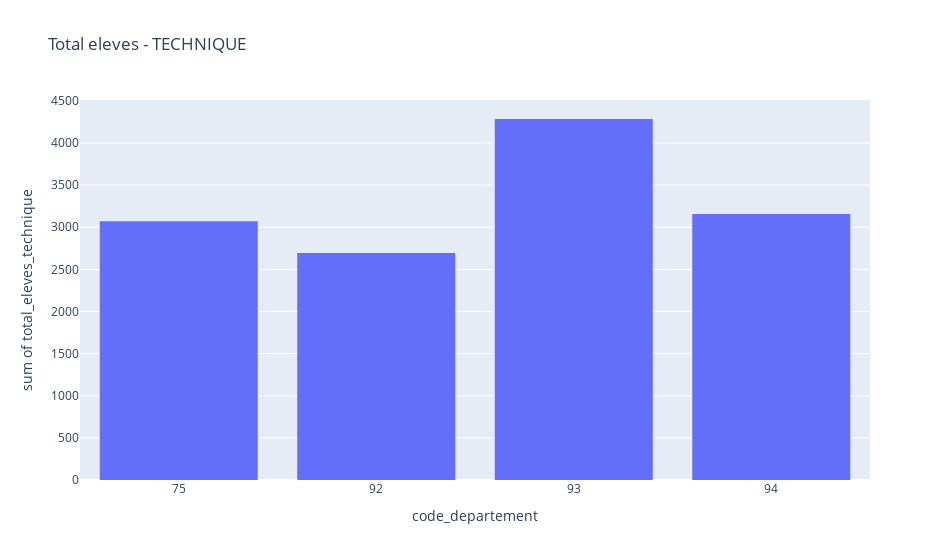

Write notebook code for a chart like this one.
### Markdown cell above
## 1.2 Nombre d'élève par département

### Code cell
fig = px.histogram(df1_bac[df1_bac['Annee']==2020].groupby(['Annee','code_departement'])['total_eleves_technique'].sum().reset_index(), x='code_departement',y="total_eleves_technique", title='Total eleves - TECHNIQUE', width=950, height=560)
fig.update_layout(legend =dict(font = dict(family = "Courier", size = 10, color = "black")),
                  legend_title = dict(font = dict(size = 20, color = "blue")))
fig.show()

### Figure 1 — Plotly figure (JSON) as saved in the notebook; plotly's stock layout.template omitted (floating-point values rounded to 4 significant figures)
{"data": [{"alignmentgroup": "True", "bingroup": "x", "histfunc": "sum", "hovertemplate": "code_departement=%{x}<br>sum of total_eleves_technique=%{y}<extra></extra>", "legendgroup": "", "marker": {"color": "#636efa", "pattern": {"shape": ""}}, "name": "", "offsetgroup": "", "orientation": "v", "showlegend": false, "type": "histogram", "x": ["75", "92", "93", "94"], "xaxis": "x", "y": [3072, 2693, 4285, 3158], "yaxis": "y"}], "layout": {"barmode": "relative", "height": 560, "legend": {"font": {"color": "black", "family": "Courier", "size": 10}, "title": {"font": {"color": "blue", "size": 20}}, "tracegroupgap": 0}, "title": {"text": "Total eleves - TECHNIQUE"}, "width": 950, "xaxis": {"anchor": "y", "autorange": true, "domain": [0, 1], "range": [-0.5, 3.5], "title": {"text": "code_departement"}, "type": "category"}, "yaxis": {"anchor": "x", "autorange": true, "domain": [0, 1], "range": [0, 4511.0], "title": {"text": "sum of total_eleves_technique"}, "type": "linear"}}}
